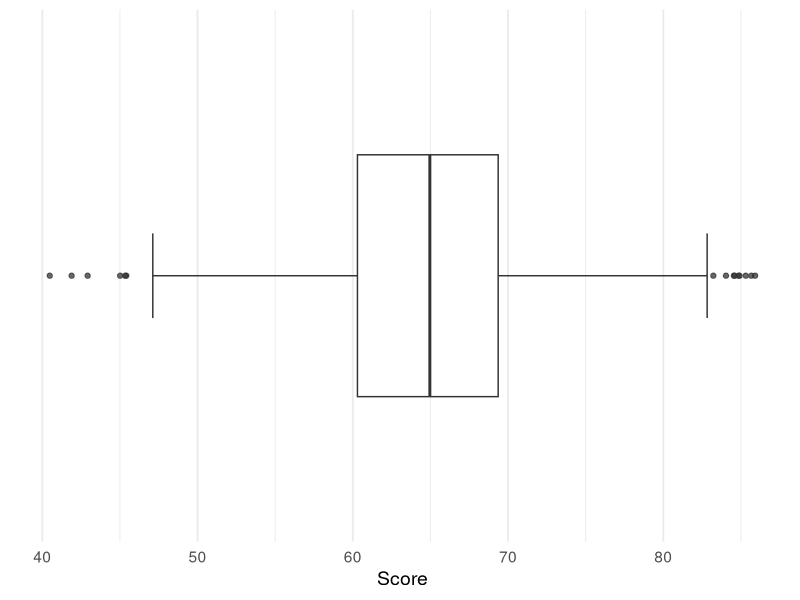
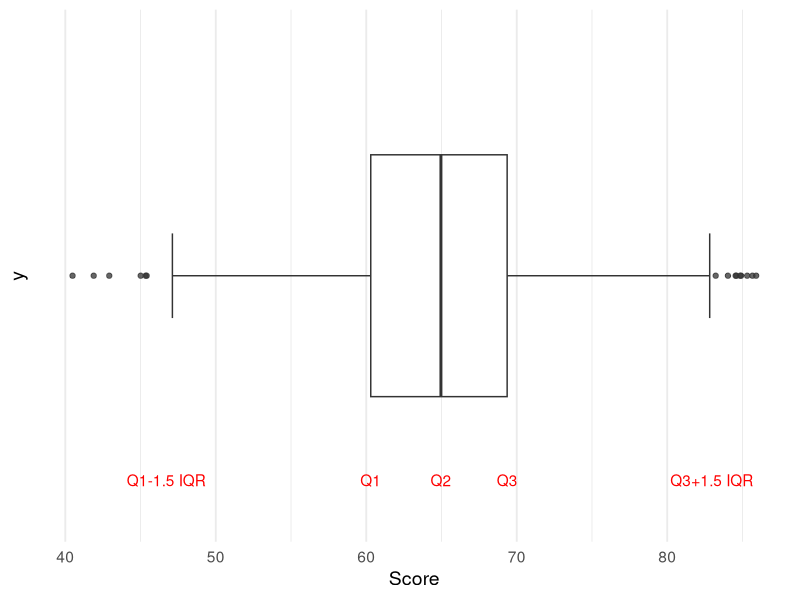
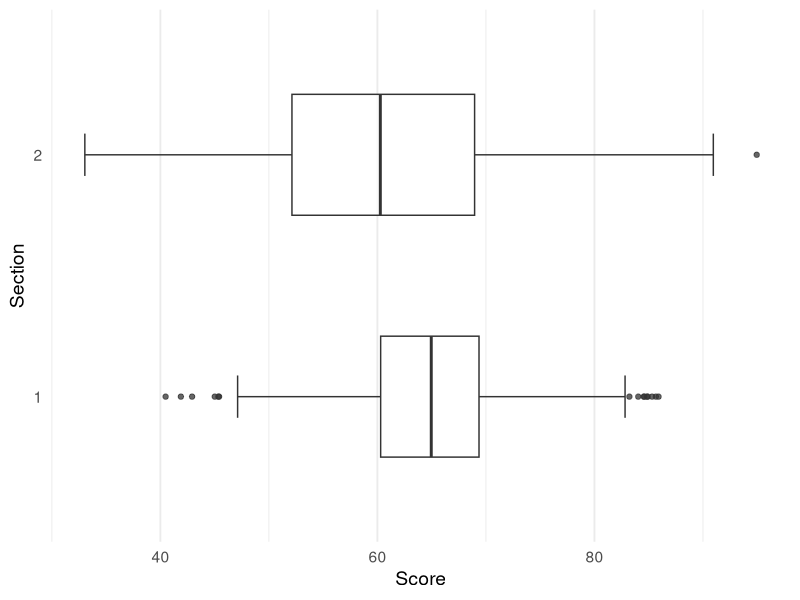
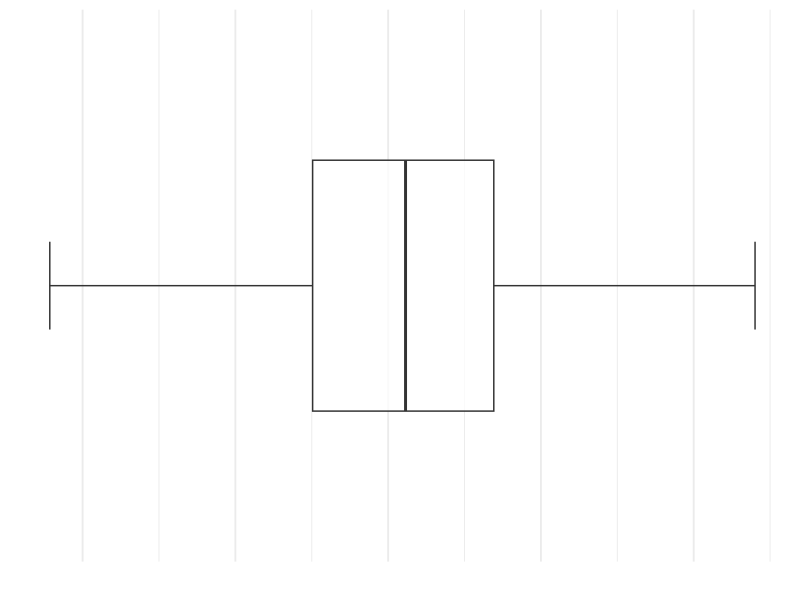
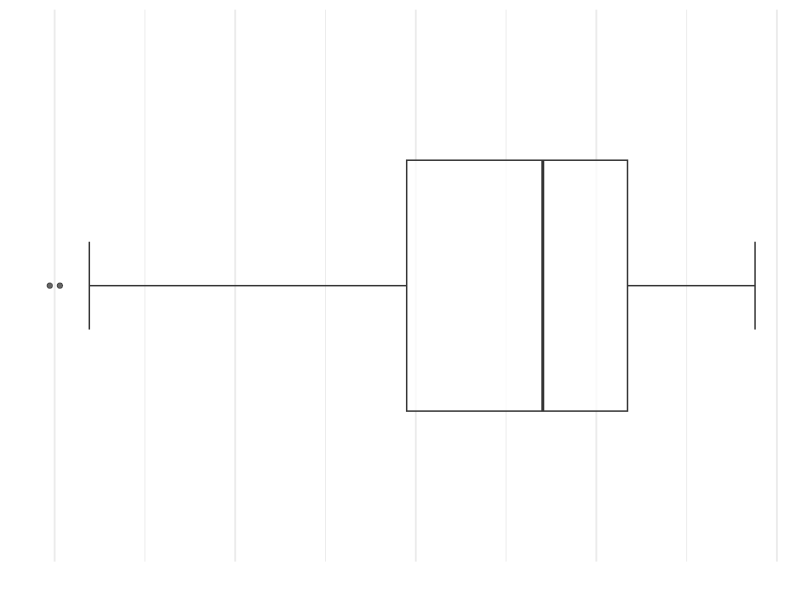
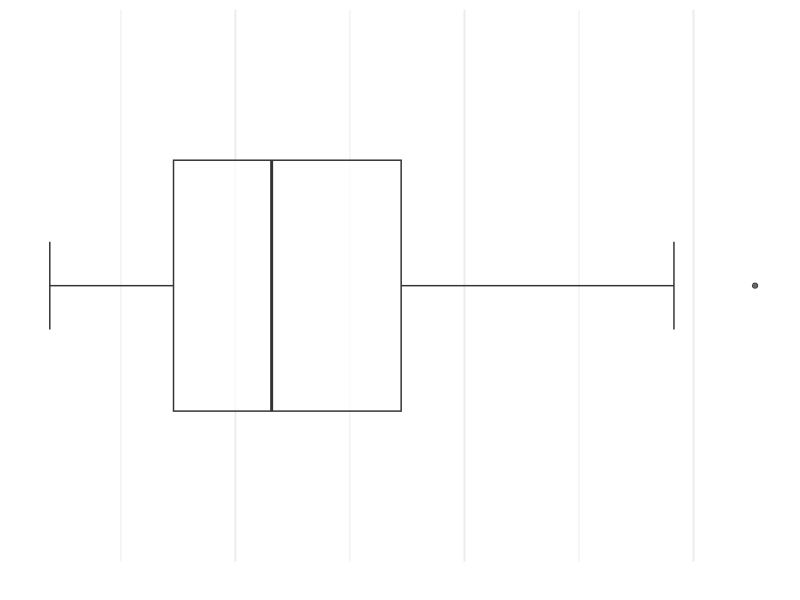
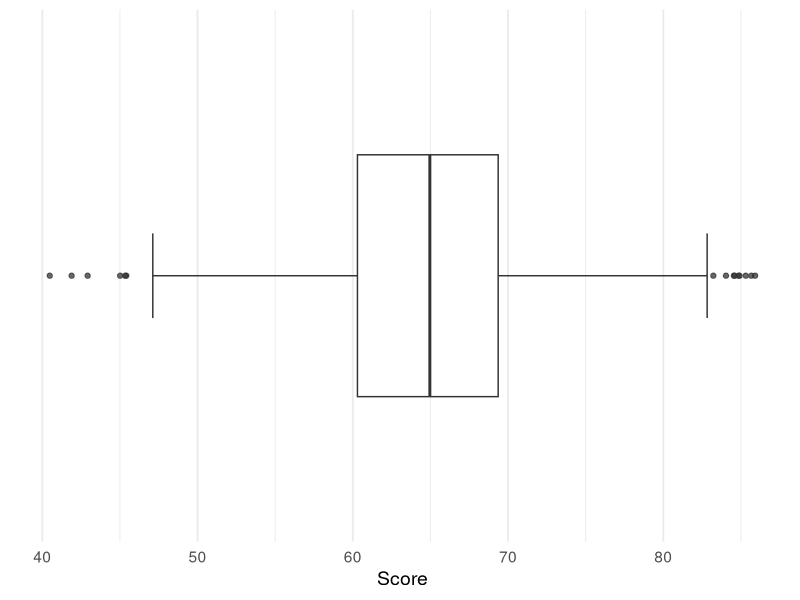
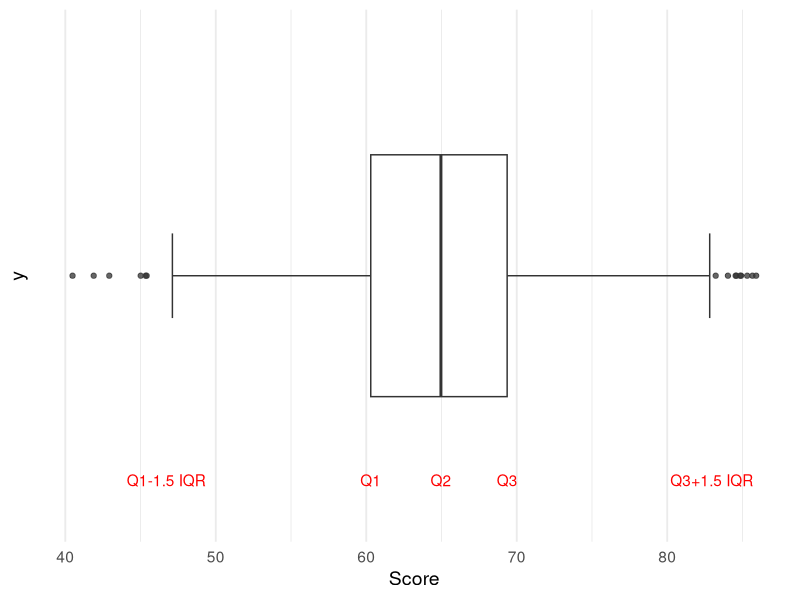

Recreate these plots in R, in order.
library(ggplot2)

set.seed(1)
x1 <- rnorm(100, 5, 5)
set.seed(2)
x2 <- rnorm(100, 5, 10)
x <- c(x1, x2)
x <- x+60
# boxplot(x, horizontal = T, xlab = "Marks", pch = 20)


set.seed(3)
y1 <- rnorm(100, 10, 10)
set.seed(4)
y2 <- rnorm(100, 10, 15)
y <- c(y1, y2)
y <- y+50


df <- data.frame(
    Score = c(x, y),
    Section = rep(c("1", "2"), each = 200)
)

# boxplot(Score ~ Section, df, horizontal = T)

xq1 <- quantile(x, 0.25)
xq2 <- quantile(x, 0.5)
xq3 <- quantile(x, 0.75)
xll <- xq1 - 1.5* IQR(x)
xul <- xq3 + 1.5* IQR(x)


ggplot() +
    aes(x=x) +
    geom_boxplot(alpha = 0.75, width = 0.65, staplewidth = 0.35) +
    theme_minimal(base_size = 14) +
    xlab("Score") +
    ylim(c(-0.65, 0.65)) +
    theme(
        axis.ticks.y = element_blank(),
        axis.text.y = element_blank(),
        panel.grid.major.y = element_blank(),
        panel.grid.minor.y = element_blank(),
        panel.background = element_rect(fill = "transparent", colour = NA), # Transparent panel bg
        plot.background = element_rect(fill = "transparent", colour = NA),   # Transparent plot bg
    )

ggsave("boxplot.pdf", width = 6, height = 1.5, units = "in")


ggplot() +
    aes(x=x) +
    geom_boxplot(alpha = 0.75, width = 0.65, staplewidth = 0.35) +
    theme_minimal(base_size = 14) +
    xlab("Score") +
    ylim(c(-0.65, 0.65)) +
    annotate("text", x = xq1, y = -0.55, label = "Q1", colour = "red") +
    annotate("text", x = xq2, y = -0.55, label = "Q2", colour = "red") +
    annotate("text", x = xq3, y = -0.55, label = "Q3", colour = "red") +
    annotate("text", x = xll, y = -0.55, label = "Q1-1.5 IQR", colour = "red") +
    annotate("text", x = xul, y = -0.55, label = "Q3+1.5 IQR", colour = "red") +
    # annotate("text", x = xq1, y = -0.3, label = "|", colour = "red") +
    # annotate("text", x = xq2, y = -0.3, label = "|", colour = "red") +
    # annotate("text", x = xq3, y = -0.3, label = "|", colour = "red") +
    # annotate("text", x = xll, y = -0.3, label = "|", colour = "red") +
    # annotate("text", x = xul, y = -0.3, label = "|", colour = "red") +
    theme(
        axis.ticks.y = element_blank(),
        axis.text.y = element_blank(),
        panel.grid.major.y = element_blank(),
        panel.grid.minor.y = element_blank(),
        panel.background = element_rect(fill = "transparent", colour = NA), # Transparent panel bg
        plot.background = element_rect(fill = "transparent", colour = NA),   # Transparent plot bg
    )

ggsave("boxplot-annotated.pdf", width = 6, height = 1.5, units = "in")



library(ggplot2)
ggplot(df) +
    aes(x=Score, group = Section, y = Section) +
    geom_boxplot(alpha = 0.75, width = 0.5, staplewidth = 0.35) +
    theme_minimal(base_size = 14) +
    # xlab("Marks") +
    # ylim(c(-0.6, 0.6)) +
    # xlim(c(30, 95)) +
    theme(
        # axis.ticks.y = element_blank(),
        # axis.text.y = element_blank(),
        panel.grid.major.y = element_blank(),
        panel.grid.minor.y = element_blank(),
        panel.background = element_rect(fill = "transparent", colour = NA), # Transparent panel bg
        plot.background = element_rect(fill = "transparent", colour = NA),   # Transparent plot bg
    )

ggsave("boxplot-pair.pdf", width = 6, height = 2.5, units = "in")



## Skewnews with boxplot

set.seed(1)
symm <- rnorm(100)
ggplot() +
    aes(x=symm) +
    geom_boxplot(alpha = 0.75, width = 0.65, staplewidth = 0.35) +
    theme_minimal(base_size = 14) +
    xlab("") +
    ylim(c(-0.65, 0.65)) +
    theme(
        axis.ticks.y = element_blank(),
        axis.text.y = element_blank(),
        panel.grid.major.y = element_blank(),
        panel.grid.minor.y = element_blank(),
        axis.ticks.x = element_blank(),
        axis.text.x = element_blank(),
        panel.background = element_rect(fill = "transparent", colour = NA), # Transparent panel bg
        plot.background = element_rect(fill = "transparent", colour = NA),   # Transparent plot bg
    )
ggsave("boxplot-symmetric.pdf", width = 6, height = 2.5, units = "in")


set.seed(2)
lefts <- rbeta(100, shape1 = 5, shape2 = 2.25)
ggplot() +
    aes(x=lefts) +
    geom_boxplot(alpha = 0.75, width = 0.65, staplewidth = 0.35) +
    theme_minimal(base_size = 14) +
    xlab("") +
    ylim(c(-0.65, 0.65)) +
    theme(
        axis.ticks.y = element_blank(),
        axis.text.y = element_blank(),
        axis.ticks.x = element_blank(),
        axis.text.x = element_blank(),
        panel.grid.major.y = element_blank(),
        panel.grid.minor.y = element_blank(),
        panel.background = element_rect(fill = "transparent", colour = NA), # Transparent panel bg
        plot.background = element_rect(fill = "transparent", colour = NA),   # Transparent plot bg
    )
ggsave("boxplot-left-skewed.pdf", width = 6, height = 2.5, units = "in")


set.seed(3)
rights <- rgamma(100, shape = 2.75, scale = 1)
ggplot() +
    aes(x=rights) +
    geom_boxplot(alpha = 0.75, width = 0.65, staplewidth = 0.35) +
    theme_minimal(base_size = 14) +
    xlab("") +
    ylim(c(-0.65, 0.65)) +
    theme(
        axis.ticks.y = element_blank(),
        axis.text.y = element_blank(),
        axis.ticks.x = element_blank(),
        axis.text.x = element_blank(),
        panel.grid.major.y = element_blank(),
        panel.grid.minor.y = element_blank(),
        panel.background = element_rect(fill = "transparent", colour = NA), # Transparent panel bg
        plot.background = element_rect(fill = "transparent", colour = NA),   # Transparent plot bg
    )
ggsave("boxplot-right-skewed.pdf", width = 6, height = 2.5, units = "in")
